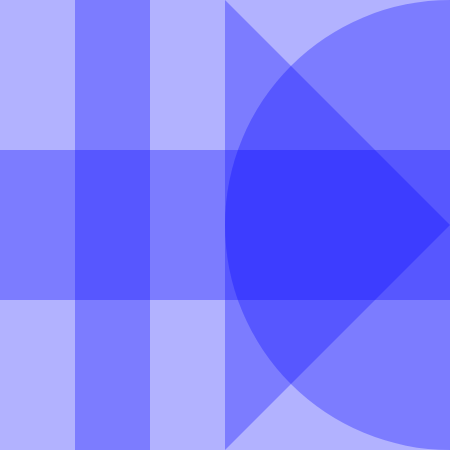
Frame 1 (no input)
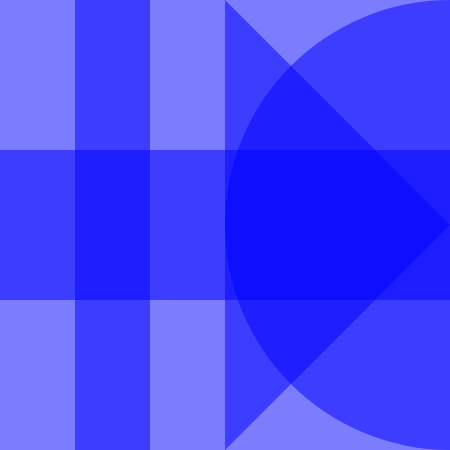
Frame 2 (the mouse pressed at the canvas centre, redrawn once)

The p5.js sketch that drew these frames (run headless with seeded random() and noise() and a simulated clock; the mouse was pressed at the canvas centre and the sketch redrawn once):

// p5.js sketch
// ── sketch.js
function setup() {
    createCanvas(450, 450);
    background("white");
    noLoop();
    colorMode(RGB, 255, 255, 255, 1);
}

function draw() {
    noStroke();
    fill(0, 0, 255, 0.3);

    //   fill('red');
    rect(0, 150, 450, 150);

    //   fill(0, 128, 0);
    rect(0, 0, 150, 450);

    //   fill(0, 0, 255);
    rect(75, 0, 375, 450);

    ellipse(450, 225, 450, 450);

    triangle(225, 0, 450, 225, 225, 450);
}

// 16. Hij komt niet op het scherm omdat e hem als eerste tekent voor de andere
// 21. De betekenis is de hoeveelheid transparantie die je meegeeft
// 22. Bij 0 zal die volledig transparant zijn en bij 1 volledig vast
